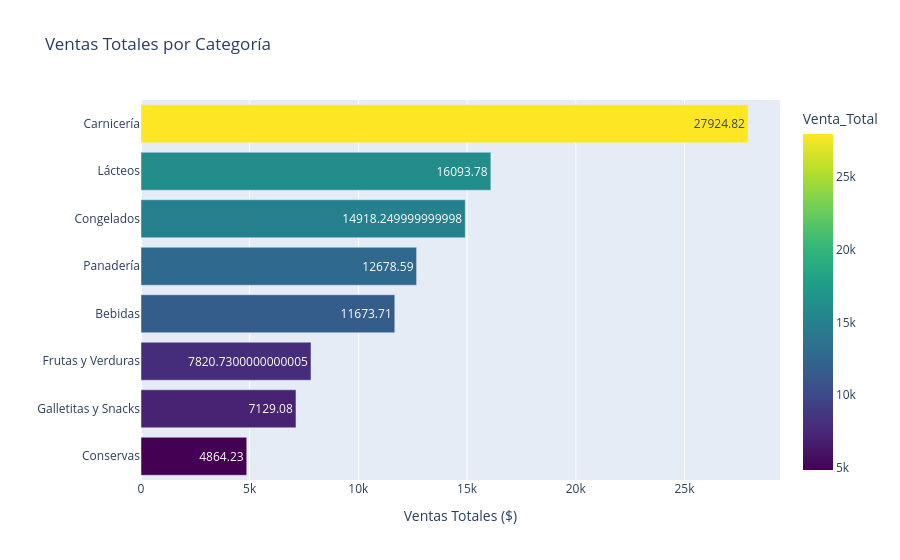

Notebook source saved alongside this figure:
### Markdown cell above
## Interpretación
### Grafica 1 Distribución de Cantidad de productos por Transacción
Los clientes no tienen una tendencia clara en la cantidad de productos que compran


### Grafica 2 Distribución de Precios Unitarios
Los clientes tienden a tener un monto de compra chico

### Grafica 3 Distribución de Precios Unitarios
Muestra la cantidad de veces que se compro un producto en este rango de precios

### Grafica 4 Venta Total por Categoría (Top 5)
La linea de en medio es el promedio de transaccion en la venta, maximo, minimo de ventas y el rango normal de estas.

### Code cell
# DISTRIBUCIÓN DE VENTAS POR CATEGORÍA
# Gráfico de barras interactivo
fig1 = px.bar(resumen_categoria, 
              x='Venta_Total', 
              y='Categoría',
              orientation='h',
              title='Ventas Totales por Categoría',
              color='Venta_Total',
              color_continuous_scale='Viridis',
              text='Venta_Total')

fig1.update_layout(yaxis={'categoryorder':'total ascending'},
                   xaxis_title='Ventas Totales ($)',
                   yaxis_title='',
                   showlegend=False)
fig1.show()

### Figure 1 — Plotly figure (JSON) as saved in the notebook; plotly's stock layout.template omitted (floating-point values rounded to 4 significant figures)
{"data": [{"hovertemplate": "Venta_Total=%{marker.color}<br>Categoría=%{y}<extra></extra>", "legendgroup": "", "marker": {"color": [27920.0, 16090.0, 14920.0, 12680.0, 11670.0, 7821.0, 7129.0, 4864.0], "coloraxis": "coloraxis", "pattern": {"shape": ""}}, "name": "", "orientation": "h", "showlegend": false, "text": [27920.0, 16090.0, 14920.0, 12680.0, 11670.0, 7821.0, 7129.0, 4864.0], "textposition": "auto", "type": "bar", "x": [27920.0, 16090.0, 14920.0, 12680.0, 11670.0, 7821.0, 7129.0, 4864.0], "xaxis": "x", "y": ["Carnicería", "Lácteos", "Congelados", "Panadería", "Bebidas", "Frutas y Verduras", "Galletitas y Snacks", "Conservas"], "yaxis": "y"}], "layout": {"barmode": "relative", "coloraxis": {"colorbar": {"title": {"text": "Venta_Total"}}, "colorscale": [[0, "#440154"], [0.1111, "#482878"], [0.2222, "#3e4989"], [0.3333, "#31688e"], [0.4444, "#26828e"], [0.5556, "#1f9e89"], [0.6667, "#35b779"], [0.7778, "#6ece58"], [0.8889, "#b5de2b"], [1, "#fde725"]]}, "legend": {"tracegroupgap": 0}, "showlegend": false, "title": {"text": "Ventas Totales por Categoría"}, "xaxis": {"anchor": "y", "domain": [0, 1], "title": {"text": "Ventas Totales ($)"}}, "yaxis": {"anchor": "x", "categoryorder": "total ascending", "domain": [0, 1], "title": {"text": ""}}}}
